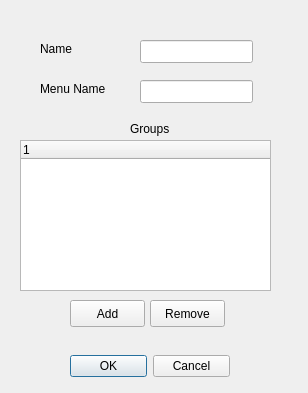
<ui version="4.0" >
 <class>NewSetDialog</class>
 <widget class="QDialog" name="NewSetDialog" >
  <property name="geometry" >
   <rect>
    <x>0</x>
    <y>0</y>
    <width>308</width>
    <height>393</height>
   </rect>
  </property>
  <property name="windowTitle" >
   <string>Add a Set</string>
  </property>
  <widget class="QDialogButtonBox" name="okCancelButtons" >
   <property name="geometry" >
    <rect>
     <x>70</x>
     <y>350</y>
     <width>160</width>
     <height>32</height>
    </rect>
   </property>
   <property name="orientation" >
    <enum>Qt::Horizontal</enum>
   </property>
   <property name="standardButtons" >
    <set>QDialogButtonBox::Cancel|QDialogButtonBox::NoButton|QDialogButtonBox::Ok</set>
   </property>
  </widget>
  <widget class="QLineEdit" name="nameText" >
   <property name="geometry" >
    <rect>
     <x>140</x>
     <y>40</y>
     <width>113</width>
     <height>23</height>
    </rect>
   </property>
  </widget>
  <widget class="QLineEdit" name="menuNameText" >
   <property name="geometry" >
    <rect>
     <x>140</x>
     <y>80</y>
     <width>113</width>
     <height>23</height>
    </rect>
   </property>
  </widget>
  <widget class="QLabel" name="groupsLabel" >
   <property name="geometry" >
    <rect>
     <x>130</x>
     <y>120</y>
     <width>41</width>
     <height>18</height>
    </rect>
   </property>
   <property name="text" >
    <string>Groups</string>
   </property>
  </widget>
  <widget class="QPushButton" name="groupsAddButton" >
   <property name="geometry" >
    <rect>
     <x>70</x>
     <y>300</y>
     <width>75</width>
     <height>27</height>
    </rect>
   </property>
   <property name="text" >
    <string>Add</string>
   </property>
  </widget>
  <widget class="QLabel" name="nameLabel" >
   <property name="geometry" >
    <rect>
     <x>40</x>
     <y>40</y>
     <width>53</width>
     <height>18</height>
    </rect>
   </property>
   <property name="text" >
    <string>Name</string>
   </property>
  </widget>
  <widget class="QLabel" name="menuNameLabel" >
   <property name="geometry" >
    <rect>
     <x>40</x>
     <y>80</y>
     <width>71</width>
     <height>18</height>
    </rect>
   </property>
   <property name="text" >
    <string>Menu Name</string>
   </property>
  </widget>
  <widget class="QTreeWidget" name="_groupsList" >
   <property name="geometry" >
    <rect>
     <x>20</x>
     <y>140</y>
     <width>251</width>
     <height>151</height>
    </rect>
   </property>
   <column>
    <property name="text" >
     <string>1</string>
    </property>
   </column>
  </widget>
  <widget class="QPushButton" name="timesetsRemoveButton" >
   <property name="geometry" >
    <rect>
     <x>200</x>
     <y>500</y>
     <width>75</width>
     <height>27</height>
    </rect>
   </property>
   <property name="text" >
    <string>Remove</string>
   </property>
  </widget>
  <widget class="QPushButton" name="groupsRemoveButton" >
   <property name="geometry" >
    <rect>
     <x>150</x>
     <y>300</y>
     <width>75</width>
     <height>27</height>
    </rect>
   </property>
   <property name="text" >
    <string>Remove</string>
   </property>
  </widget>
 </widget>
 <resources/>
 <connections>
  <connection>
   <sender>okCancelButtons</sender>
   <signal>accepted()</signal>
   <receiver>NewSetDialog</receiver>
   <slot>accept()</slot>
   <hints>
    <hint type="sourcelabel" >
     <x>248</x>
     <y>254</y>
    </hint>
    <hint type="destinationlabel" >
     <x>157</x>
     <y>274</y>
    </hint>
   </hints>
  </connection>
  <connection>
   <sender>okCancelButtons</sender>
   <signal>rejected()</signal>
   <receiver>NewSetDialog</receiver>
   <slot>reject()</slot>
   <hints>
    <hint type="sourcelabel" >
     <x>316</x>
     <y>260</y>
    </hint>
    <hint type="destinationlabel" >
     <x>286</x>
     <y>274</y>
    </hint>
   </hints>
  </connection>
 </connections>
</ui>
